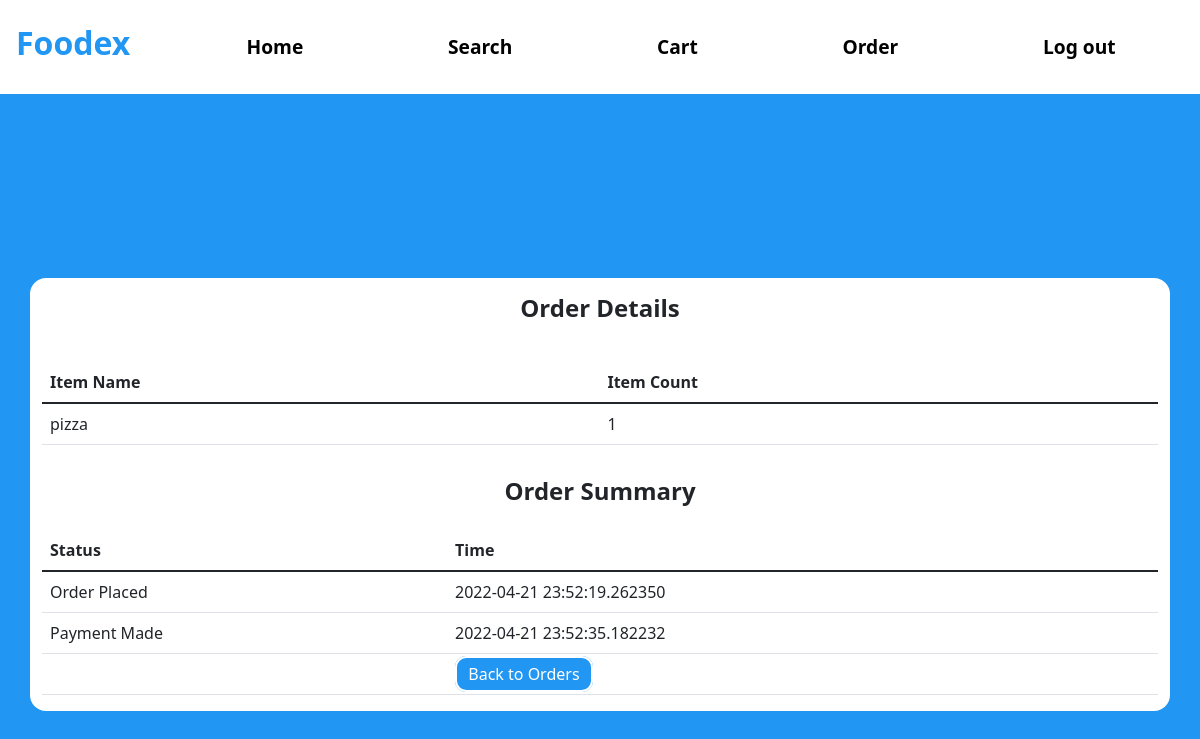
Page /View-Order-Detail?id=1 (signed in) on the earlier database version.
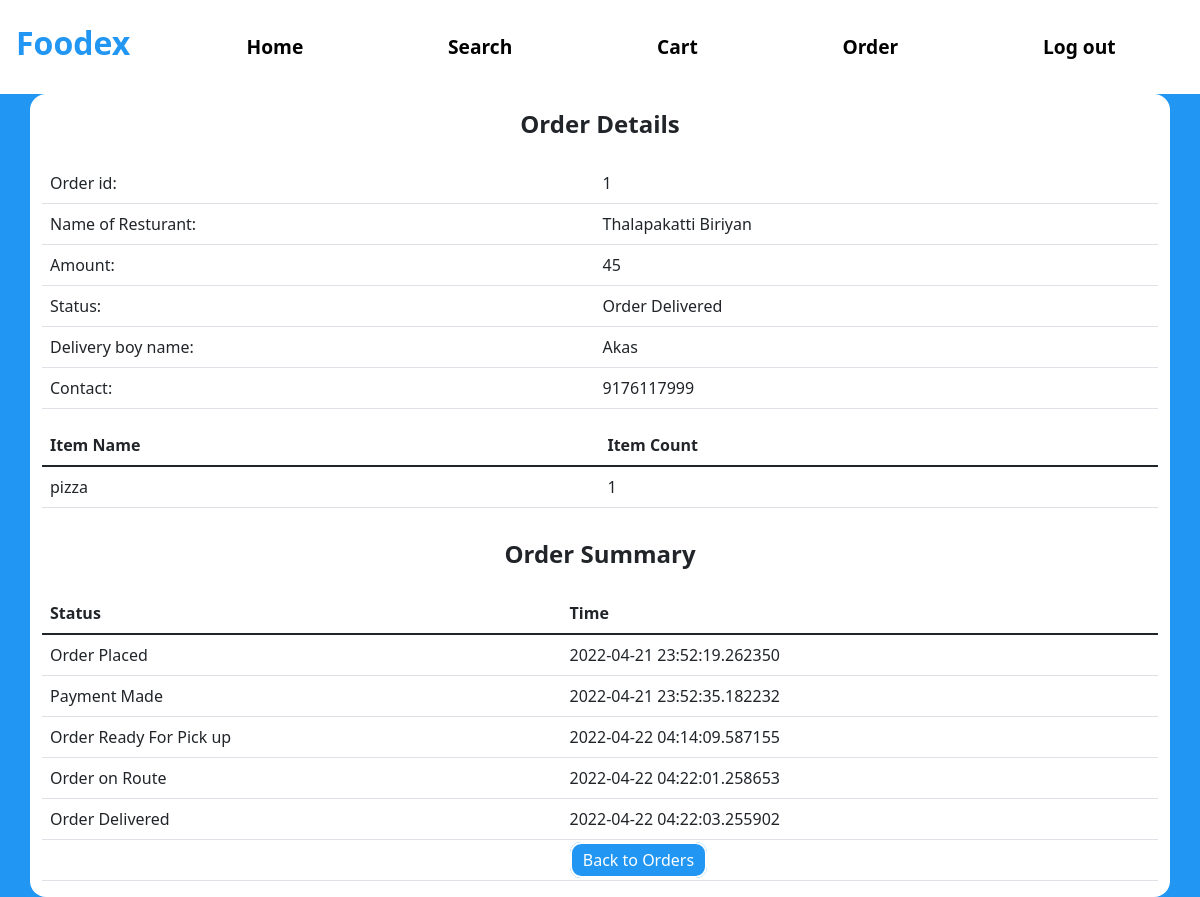
Same page on the later database version.
### tables this page shows
CREATE TABLE ITEM_LIST(
                        ORDER_ID INTEGER,                        
                        ITEM_ID INTEGER,
                        Item_count INTEGER,
                        FOREIGN KEY (ORDER_ID) REFERENCES ORDER_TABLE(ORDER_ID),
                        FOREIGN KEY (ITEM_ID) REFERENCES MENU(ITEM_ID)
                       );

CREATE TABLE MENU(
                        ITEM_ID INTEGER PRIMARY KEY AUTOINCREMENT,
                        ITEM_NAME TEXT,
                        ITEM_CATEGORY TEXT,
                        ITEM_PRICE INTEGER,
                        RESTAURANT_ID INTEGER,
                        ITEM_IMAGE TEXT,
                        FOREIGN KEY(RESTAURANT_ID) REFERENCES RESTAURANT(RESTAURANT_ID)
                       );

CREATE TABLE ORDER_SUMMARY(
                        ORDER_ID INTEGER,                        
                        ORDER_STATUS TEXT,
                        TIME TEXT,
                        FOREIGN KEY (ORDER_ID) REFERENCES ORDER_TABLE(ORDER_ID)
                       );

CREATE TABLE ORDER_TABLE(
                        ORDER_ID INTEGER PRIMARY KEY AUTOINCREMENT,
                        ORDER_AMOUNT INTEGER,
                        DELIVERYBOY_ID INTEGER, 
                        ORDER_STATUS TEXT,  						
                        USER_ID INTEGER, 
  						RESTAURANT_ID INTEGER, 
  						FOREIGN KEY (USER_ID) REFERENCES USER(USER_ID),
  						FOREIGN KEY (DELIVERYBOY_ID) REFERENCES DELIVERYBOY(DELIVERYBOY_ID),
  						FOREIGN KEY (RESTAURANT_ID) REFERENCES RESTAURANT(RESTAURANT_ID)             
                       );

CREATE TABLE RESTAURANT(
                        RESTAURANT_ID INTEGER PRIMARY KEY AUTOINCREMENT,
                        NAME_OF_RESTAURANT TEXT,
                        RESTAURANT_PASSWORD TEXT,
                        ADDRESS TEXT,
                        MOBILE_NO INTEGER,
                        RESTAURANT_PIN TEXT,
                        RESTAURANT_IMAGE TEXT
                       );

CREATE TABLE DELIVERYBOY(
                        DELIVERYBOY_ID INTEGER PRIMARY KEY AUTOINCREMENT,
                        NAME_OF_DELIVERYBOY TEXT,
                        DELIVERYBOY_PASSWORD TEXT,
                        ADDRESS TEXT,
                        DELIVERYBOY_PHONE_NO INTEGER
                       );

### app.py (the view)
@app.route("/View-Order-Detail")
def View_Order_Detail():
    getid_o = request.args.get('id')
    getid_u = str(session["id"])
    cursor = connection.cursor()
    cursor.execute("SELECT order_id, order_amount, order_status,r.name_of_restaurant,d.NAME_OF_DELIVERYBOY,d.DELIVERYBOY_PHONE_NO FROM ORDER_TABLE o INNER JOIN DELIVERYBOY d on o.DELIVERYBOY_ID=d.DELIVERYBOY_ID INNER JOIN RESTAURANT r on o.RESTAURANT_ID=r.RESTAURANT_ID WHERE o.USER_ID= " + getid_u +" And ORDER_ID= "+str(getid_o)+"; ")
    result = cursor.fetchall()
    cursor = connection.cursor()
    cursor.execute("SELECT m.item_name,i.item_count FROM ITEM_LIST i JOIN MENU m on i.ITEM_ID=m.ITEM_ID WHERE i.ORDER_ID= "+str(getid_o)+"; ")
    Item_list = cursor.fetchall()
    cursor.execute("SELECT os.ORDER_STATUS,os.TIME FROM ORDER_SUMMARY os JOIN ORDER_TABLE o ON os.ORDER_ID=o.ORDER_ID WHERE os.ORDER_ID="+str(getid_o))
    Order_Summary = cursor.fetchall()
    return render_template("View_Order_Detail.html", Order=result, Item_list = Item_list,Order_Summary=Order_Summary)

### templates/View_Order_Detail.html (shortened to what this page needs)
<!DOCTYPE html>
<html lang="en">
<head>
    <link href="https://cdn.jsdelivr.net/npm/bootstrap@5.1.3/dist/css/bootstrap.min.css" rel="stylesheet">
    <link rel= "stylesheet" type= "text/css" href= "{{ url_for('static',filename='Styles.css') }}">
</head>
<body style="background:#2196f3;">
<nav class="navbar navbar-expand-lg bg-white">
  <h3 class="navbar-brand Logo" style="color:#2196f3;font-size: 2rem;"href="#">Foodex</h3>
    <div class="container">
  <div class="collapse navbar-collapse" id="navbarSupportedContent">
    <ul class="navbar-nav mr-auto nav-links">
        <li class="nav-item">
        <a class="nav-link nav-link-btn" href="/User-Dashboard">Home</a>
      </li>
      <li class="nav-item">
        <a class="nav-link nav-link-btn" href="/View-Resturant">Search</a>
      </li>
      <li class="nav-item">
        <a class="nav-link nav-link-btn" href="/User-cart">Cart</a>
      </li>
        <li class="nav-item">
        <a class="nav-link nav-link-btn" href="/User-order">Order</a>
      </li>
        <li class="nav-item">
        <a class="nav-link nav-link-btn" href="/">Log out</a>
      </li>
    </ul>
  </div>
     </div>
</nav>
  <div class="ToCenter" >
  <div class="container">
        <div class="row">
            <div class="col">
                <table class="table">
                    <tbody>
                    <tr>
                        <h4 class="Logo">Order Details</h4>
                        </tr>
                      {% for i in Order %}
                      <tr>
                            <td>Order id: </td>
                            <td>{{i[0]}}</td>
                        </tr>
                     <tr>
                            <td>Name of Resturant:</td>
                            <td>{{i[3]}}</td>
                        </tr>
                        <tr>
                            <td>Amount:</td>
                            <td>{{i[1]}}</td>
                        </tr>
                        <tr>
                            <td>Status:</td>
                            <td>{{i[2]}}</td>
                        </tr>
                    <tr>
                            <td>Delivery boy name:</td>
                            <td>{{i[4]}}</td>
                        </tr>
                    <tr>
                            <td>Contact:</td>
                            <td>{{i[5]}}</td>
                        </tr>
                      {% endfor %}
                  </table>
                <table class="table">
                    <thead>
                      <tr>
                        <th scope="col">Item Name</th>
                        <th scope="col">Item Count</th>
                      </tr>
                    </thead>
                    <tbody>
                      {% for i in Item_list %}
                      <tr>
                        <td>{{i[0]}}</td>
                          <td>{{i[1]}}</td>
                      </tr>
                      {% endfor %}
                    </tbody>
                  </table>
                <h4 class="Logo">Order Summary</h4>
                <table class="table">
                    <thead>
                      <tr>
                        <th scope="col">Status</th>
                        <th scope="col">Time</th>
                      </tr>
                    </thead>
                    <tbody>
                      {% for i in Order_Summary %}
                      <tr>
                        <td>{{i[0]}}</td>
                          <td>{{i[1]}}</td>
                      </tr>
                      {% endfor %}
                    <tr>
                        <td></td>
                          <td> <a class="Edit-btn" style="background:#2196f3;" href="/User-order">Back to Orders</a> </td>
                      </tr>
                    </tbody>
                  </table>
            </div>
        </div>
    </div>
    </div>
<div class="area" >
          <ul class="circles">
          </ul>
   </div >
</body>
</html>

Differences in the rows shown:
now on this page (row edited): ORDER_TABLE: ORDER_ID "1", NAME_OF_RESTAURANT "Thalapakatti Biriyan", ORDER_AMOUNT "45", ORDER_STATUS "Order Delivered", NAME_OF_DELIVERYBOY "Akas", DELIVERYBOY_PHONE_NO "9176117999"
added ORDER_SUMMARY: ORDER_STATUS "Order Ready For Pick up", TIME "2022-04-22 04:14:09.587155"
added ORDER_SUMMARY: ORDER_STATUS "Order on Route", TIME "2022-04-22 04:22:01.258653"
added ORDER_SUMMARY: ORDER_STATUS "Order Delivered", TIME "2022-04-22 04:22:03.255902"
